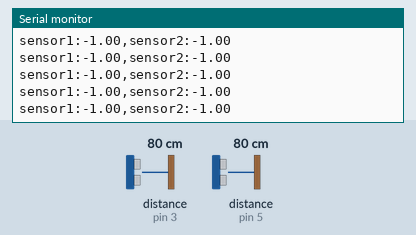
Recording of a sketch running on a simulated Arduino Nano, built with avr-gcc and run on an emulated ATmega328P. On the bench: the last lines printed to the serial monitor. Wiring (inferred from the names in the program): 2 × ultrasonic range finder: trigger pin 2, echo pin 3 / trigger pin 4, echo pin 5. The test bench sets the inputs (shaded band); at power-on: distance to the obstacle (sensors on pin 3, pin 5) 80 cm. The echo pulse lasts 58.3 µs per cm.

Above: at 1.7 s.
1.8 s: distance to the obstacle (sensor on pin 3) set to 2 cm
At 2.12 s:
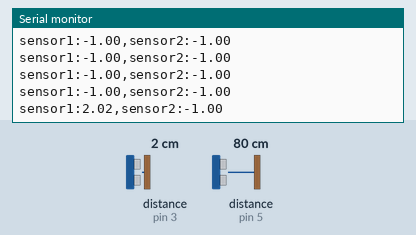
3.3 s: distance to the obstacle (sensor on pin 5) set to 2 cm
At 3.4 s:
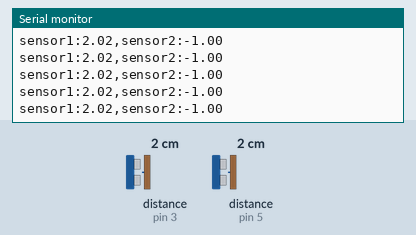
6.3 s: distance to the obstacle (sensor on pin 3) set to 4 cm
At 6.3 s:
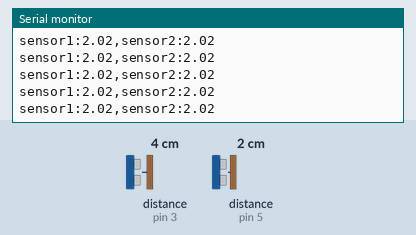
7.8 s: distance to the obstacle (sensor on pin 5) set to 4 cm
At 7.81 s:
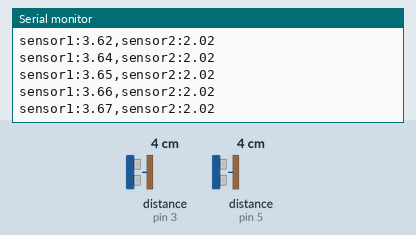
Timing chart, 0 to 10.3 s (numbered marks = the images above; inputs shaded):
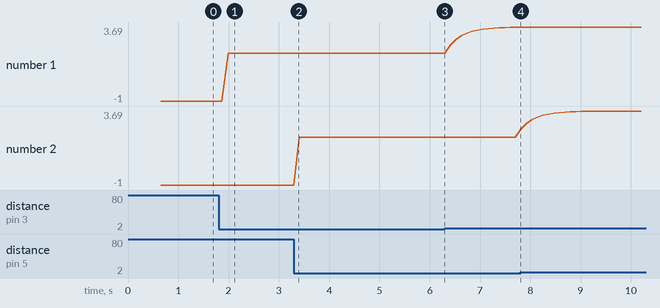

The sketch:

test_ultrasonic.ino
```cpp
// =====================================================================
// TEST 4 : TWO HC-SR04 ULTRASONIC SENSORS ON THE CHEST  :  ARDUINO NANO SKETCH
// =====================================================================
// What this sketch does, in plain words:
//   1. It pings sensor 1 and sensor 2, one after the other, 5 times each.
//   2. For each sensor it keeps the MIDDLE value of the 5 (the "median").
//      This throws away the crazy jumps that ultrasonic sensors often give.
//   3. It smooths that value a little more, so small shaking disappears
//      and only the slow movement of breathing stays.
//   4. It prints both distances about 10 times every second.
//
// One line looks like this (made for the Serial Plotter):
//   sensor1:23.41,sensor2:57.88
// Open Tools > Serial Plotter to SEE the chest go up and down as a wave.
//
// Board to choose in Arduino IDE:  Tools > Board > Arduino AVR Boards > Arduino Nano
// Processor (if upload fails, try the other one):  ATmega328P  or  ATmega328P (Old Bootloader)
// Speed to choose in Serial Monitor or Serial Plotter:  115200 baud
//
// The Nano works at 5V, like the HC-SR04, so no resistors are needed.
// =====================================================================


// ---------------------------------------------------------------------
// PART 1 : WHICH PIN IS EACH SENSOR CONNECTED TO
// ---------------------------------------------------------------------

const int TRIG_1_PIN = 2;   // sensor 1 Trig goes to the pin labelled D2
const int ECHO_1_PIN = 3;   // sensor 1 Echo goes to the pin labelled D3
const int TRIG_2_PIN = 4;   // sensor 2 Trig goes to the pin labelled D4
const int ECHO_2_PIN = 5;   // sensor 2 Echo goes to the pin labelled D5


// ---------------------------------------------------------------------
// PART 2 : SETTINGS YOU ARE ALLOWED TO CHANGE
// ---------------------------------------------------------------------

const int PINGS_PER_READING = 5;               // how many pings we take for each sensor before keeping the middle one (use an odd number)
const float SMOOTHING = 0.3;                   // how much a new reading counts: 1.0 = no smoothing, 0.1 = very smooth but slow
const float MIN_DISTANCE_CM = 2.0;             // readings closer than this are wrong, so we ignore them
const float MAX_DISTANCE_CM = 60.0;            // readings farther than this are not the chest, so we ignore them
const unsigned long ECHO_TIMEOUT_US = 6000;    // wait at most 6000 microseconds for an echo (about 1 metre away, plenty for a chest)
const int PAUSE_BETWEEN_PINGS_MS = 10;         // wait 10 milliseconds between pings, so old echoes have died out
const float SPEED_OF_SOUND_CM_PER_US = 0.0343; // sound travels 0.0343 centimetres every microsecond (at about 20 degrees C)


// ---------------------------------------------------------------------
// PART 3 : VARIABLES (boxes that remember numbers while the sketch runs)
// ---------------------------------------------------------------------

float pings1[PINGS_PER_READING];   // a list that keeps the 5 pings of sensor 1
float pings2[PINGS_PER_READING];   // a list that keeps the 5 pings of sensor 2
float smooth1 = -1;                // the smoothed distance of sensor 1 (-1 means "no value yet")
float smooth2 = -1;                // the smoothed distance of sensor 2 (-1 means "no value yet")


// ---------------------------------------------------------------------
// PART 4 : SETUP (runs one time when the Nano turns on)
// ---------------------------------------------------------------------

void setup() {                          // start of setup
  Serial.begin(115200);                 // open the USB connection at 115200 baud
  pinMode(TRIG_1_PIN, OUTPUT);          // sensor 1 Trig is an output: the Nano talks to the sensor
  pinMode(ECHO_1_PIN, INPUT);           // sensor 1 Echo is an input: the Nano listens to the sensor
  pinMode(TRIG_2_PIN, OUTPUT);          // sensor 2 Trig is an output
  pinMode(ECHO_2_PIN, INPUT);           // sensor 2 Echo is an input
  digitalWrite(TRIG_1_PIN, LOW);        // make sure sensor 1 Trig starts at LOW (quiet)
  digitalWrite(TRIG_2_PIN, LOW);        // make sure sensor 2 Trig starts at LOW (quiet)
  delay(500);                           // wait half a second so the sensors can wake up
}                                       // end of setup


// ---------------------------------------------------------------------
// PART 5 : A HELPER THAT PINGS ONE SENSOR ONE TIME
// ---------------------------------------------------------------------
// It gives back the distance in centimetres, or -1 if the reading is no good.

float pingOnce(int trigPin, int echoPin) {                 // start of the helper
  digitalWrite(trigPin, LOW);                              // set Trig LOW first, to start from a clean state
  delayMicroseconds(2);                                    // keep it LOW for 2 microseconds
  digitalWrite(trigPin, HIGH);                             // set Trig HIGH: this tells the sensor "send a ping now"
  delayMicroseconds(10);                                   // keep it HIGH for 10 microseconds (the sensor needs at least 10)
  digitalWrite(trigPin, LOW);                              // set Trig LOW again: the ping is sent
  unsigned long echoTime = pulseIn(echoPin, HIGH, ECHO_TIMEOUT_US);   // measure how long Echo stays HIGH (in microseconds)
  float distance = echoTime * SPEED_OF_SOUND_CM_PER_US / 2;           // time to distance, divided by 2 because the sound goes there and back
  if (distance < MIN_DISTANCE_CM) {                        // too close (this also catches 0, which means "no echo")
    return -1;                                             // give back -1 to say "bad reading"
  }                                                        // end of the "too close" check
  if (distance > MAX_DISTANCE_CM) {                        // too far, so it is not the chest
    return -1;                                             // give back -1 to say "bad reading"
  }                                                        // end of the "too far" check
  return distance;                                         // the reading is good: give it back
}                                                          // end of the helper


// ---------------------------------------------------------------------
// PART 6 : A HELPER THAT FINDS THE MIDDLE VALUE OF A LIST
// ---------------------------------------------------------------------
// It puts the good readings in order from small to big, then takes the middle one.
// It gives back -1 if all the readings were bad.

float middleValue(float list[]) {                          // start of the helper
  float good[PINGS_PER_READING];                           // a new list for the good readings only
  int goodCount = 0;                                       // how many good readings we found
  for (int i = 0; i < PINGS_PER_READING; i++) {            // look at every reading in the list
    if (list[i] > 0) {                                     // a good reading is bigger than 0 (bad ones are -1)
      good[goodCount] = list[i];                           // copy the good reading into the new list
      goodCount = goodCount + 1;                           // we have one more good reading
    }                                                      // end of the "good reading" check
  }                                                        // end of looking at every reading
  if (goodCount == 0) {                                    // if no reading was good
    return -1;                                             // give back -1 to say "no value"
  }                                                        // end of the "no good readings" check
  for (int a = 0; a < goodCount; a++) {                    // sort the list: repeat once for every reading
    for (int b = 0; b < goodCount - 1; b++) {              // walk through the list, comparing neighbours
      if (good[b] > good[b + 1]) {                         // if the left one is bigger than the right one
        float temporary = good[b];                         // remember the left one
        good[b] = good[b + 1];                             // move the right one to the left
        good[b + 1] = temporary;                           // put the remembered one on the right
      }                                                    // end of the swap
    }                                                      // end of walking through the list
  }                                                        // end of sorting
  int middle = goodCount / 2;                              // find the position in the middle of the sorted list
  return good[middle];                                     // give back the middle value
}                                                          // end of the helper


// ---------------------------------------------------------------------
// PART 7 : A HELPER THAT SMOOTHS A VALUE
// ---------------------------------------------------------------------
// It mixes the new value with the old smoothed value, so the line moves gently.

float smoothValue(float oldSmooth, float newValue) {       // start of the helper
  if (newValue < 0) {                                      // the new value is bad
    return oldSmooth;                                      // keep the old value, do not change anything
  }                                                        // end of the "bad value" check
  if (oldSmooth < 0) {                                     // there is no old value yet (the very first time)
    return newValue;                                       // just start from the new value
  }                                                        // end of the "first time" check
  float result = oldSmooth + SMOOTHING * (newValue - oldSmooth);   // move the old value a little bit towards the new one
  return result;                                           // give back the smoothed value
}                                                          // end of the helper


// ---------------------------------------------------------------------
// PART 8 : LOOP (runs again and again forever)
// ---------------------------------------------------------------------

void loop() {                                                   // start of loop
  for (int i = 0; i < PINGS_PER_READING; i++) {                 // do this 5 times
    pings1[i] = pingOnce(TRIG_1_PIN, ECHO_1_PIN);               // ping sensor 1 and keep the result
    delay(PAUSE_BETWEEN_PINGS_MS);                              // wait so the sound of sensor 1 fades away
    pings2[i] = pingOnce(TRIG_2_PIN, ECHO_2_PIN);               // ping sensor 2 and keep the result
    delay(PAUSE_BETWEEN_PINGS_MS);                              // wait so the sound of sensor 2 fades away
  }                                                             // end of the 5 pings
  float middle1 = middleValue(pings1);                          // keep the middle value of sensor 1
  float middle2 = middleValue(pings2);                          // keep the middle value of sensor 2
  smooth1 = smoothValue(smooth1, middle1);                      // smooth sensor 1
  smooth2 = smoothValue(smooth2, middle2);                      // smooth sensor 2
  Serial.print("sensor1:");                                     // print the label for sensor 1
  Serial.print(smooth1, 2);                                     // print sensor 1 with 2 numbers after the dot
  Serial.print(",sensor2:");                                    // print a comma and the label for sensor 2
  Serial.print(smooth2, 2);                                     // print sensor 2 with 2 numbers after the dot
  Serial.println();                                             // finish the line, so the next one starts underneath
}                                                               // end of loop
```

Measured:
- after the input at 1.8 s, the serial monitor: prints a new line after 0.20 s (image 1)
- plotted number 1: -1 → 2.02 after the input at 1.8 s, 2.02 → 3.67 after the input at 6.3 s
